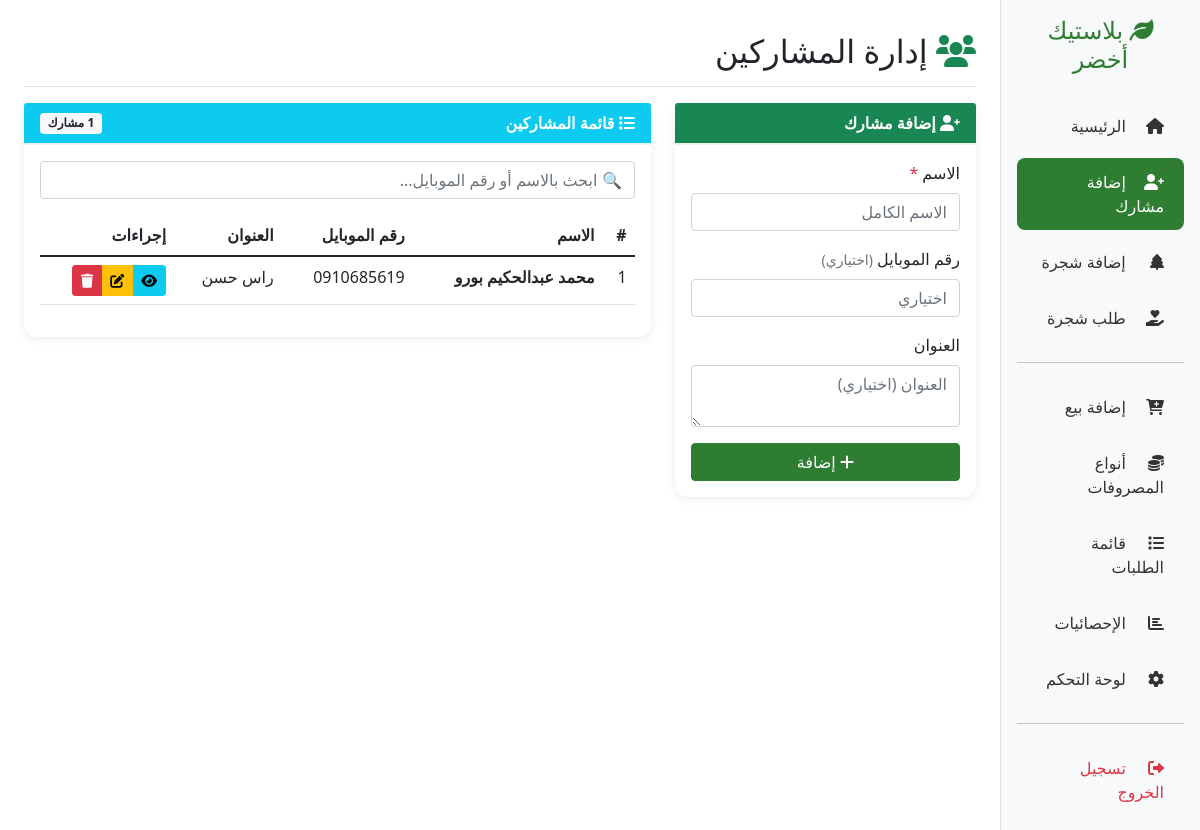
Page /participant/add/ (signed in) on the committed database.
### core/models.py (models this page shows, shortened)
class Participant(models.Model):
    name = models.CharField(max_length=200, verbose_name="الاسم")
    phone = models.CharField(max_length=15, blank=True, null=True, verbose_name="رقم الموبايل")
    address = models.TextField(blank=True, null=True, verbose_name="العنوان")
    join_date = models.DateTimeField(auto_now_add=True, verbose_name="تاريخ الانضمام")
    is_active = models.BooleanField(default=True, verbose_name="نشط")
    class Meta:
        verbose_name = "مشارك"
        verbose_name_plural = "المشاركون"
        ordering = ['-join_date']

### core/views.py (the view)
# urls.py: path('participant/add/', views.add_participant, name='add_participant'),
@login_required
def add_participant(request):
    if request.method == 'POST':
        form = ParticipantForm(request.POST)
        if form.is_valid():
            participant = form.save()
            messages.success(request, f'تم إضافة المشارك "{participant.name}" بنجاح!')
            return redirect('/participant/add/')
    else:
        form = ParticipantForm()
    participants = Participant.objects.all().order_by('-join_date')
    return render(request, 'core/add_participant.html', {
        'form': form,
        'participants': participants,
    })

### core/forms.py
class ParticipantForm(forms.ModelForm):
    class Meta:
        model = Participant
        fields = ['name', 'phone', 'address']
        widgets = {
            'name': forms.TextInput(attrs={'class': 'form-control', 'placeholder': 'الاسم الكامل'}),
            'phone': forms.TextInput(attrs={'class': 'form-control', 'placeholder': 'اختياري'}),
            'address': forms.Textarea(attrs={'class': 'form-control', 'rows': 2, 'placeholder': 'العنوان (اختياري)'}),
        }

### core/templates/core/add_participant.html (shortened to what this page needs)
{% extends 'core/base.html' %}
{% block content %}
<div class="d-flex justify-content-between flex-wrap flex-md-nowrap align-items-center pt-3 pb-2 mb-3 border-bottom">
    <h1 class="h2">
        <i class="fas fa-users text-success"></i>
        {% if edit_mode %}تعديل مشارك{% else %}إدارة المشاركين{% endif %}
    </h1>
</div>
<div class="row">
    <div class="col-md-4">
        <div class="card">
            <div class="card-header bg-success text-white">
                <i class="fas fa-{% if edit_mode %}edit{% else %}user-plus{% endif %}"></i>
                {% if edit_mode %}تعديل{% else %}إضافة مشارك{% endif %}
            </div>
            <div class="card-body">
                <form method="post">
                    <div class="mb-3">
                        <label class="form-label">الاسم <span class="text-danger">*</span></label>
                        {{ form.name }}
                    </div>
                    <div class="mb-3">
                        <label class="form-label">رقم الموبايل <small class="text-muted">(اختياري)</small></label>
                        {{ form.phone }}
                    </div>
                    <div class="mb-3">
                        <label class="form-label">العنوان</label>
                        {{ form.address }}
                    </div>
                    <div class="d-grid gap-2">
                        <button type="submit" class="btn btn-{% if edit_mode %}warning{% else %}success{% endif %}">
                            <i class="fas fa-{% if edit_mode %}save{% else %}plus{% endif %}"></i>
                            {% if edit_mode %}تحديث{% else %}إضافة{% endif %}
                        </button>
                    </div>
                </form>
            </div>
        </div>
    </div>
    <div class="col-md-8">
        <div class="card">
            <div class="card-header bg-info text-white d-flex justify-content-between align-items-center">
                <span><i class="fas fa-list"></i> قائمة المشاركين</span>
                <span class="badge bg-light text-dark">{{ participants.count }} مشارك</span>
            </div>
            <div class="card-body">
                <input type="text" id="searchParticipant" class="form-control mb-3" placeholder="🔍 ابحث بالاسم أو رقم الموبايل...">
                {% if participants %}
                    <div class="table-responsive">
                        <table class="table table-hover" id="participantsTable">
                            <thead>
                                <tr>
                                    <th>#</th>
                                    <th>الاسم</th>
                                    <th>رقم الموبايل</th>
                                    <th>العنوان</th>
                                    <th>إجراءات</th>
                                </tr>
                            </thead>
                            <tbody>
                                {% for p in participants %}
                                <tr>
                                    <td>{{ forloop.counter }}</td>
                                    <td><strong>{{ p.name }}</strong></td>
                                    <td>{{ p.phone|default:"-" }}</td>
                                    <td>{{ p.address|default:"-"|truncatechars:20 }}</td>
                                    <td>
                                        <div class="btn-group btn-group-sm">
                                            <a href="{% url 'core:participant_detail' p.pk %}" class="btn btn-info"><i class="fas fa-eye"></i></a>
                                            <a href="{% url 'core:edit_participant' p.pk %}" class="btn btn-warning"><i class="fas fa-edit"></i></a>
                                            <a href="{% url 'core:delete_participant' p.pk %}" class="btn btn-danger" onclick="return confirm('هل أنت متأكد؟')"><i class="fas fa-trash"></i></a>
                                        </div>
                                    </td>
                                </tr>
                                {% endfor %}
                            </tbody>
                        </table>
                    </div>
                {% else %}
                    <p class="text-muted text-center">لا يوجد مشاركون</p>
                {% endif %}
            </div>
        </div>
    </div>
</div>
{% endblock %}

### core/templates/core/base.html (style rules this page uses)
.card { border-radius: 12px; box-shadow: 0 2px 10px rgba(0,0,0,0.08); border: none; }
.card-header { background-color: white; border-bottom: 2px solid #e8f5e9; font-weight: bold; }
.btn-success { background-color: #2e7d32; border-color: #2e7d32; }

### rows in the picture
Participant: name "محمد عبدالحكيم بورو", phone "0910685619", address "راس حسن"
